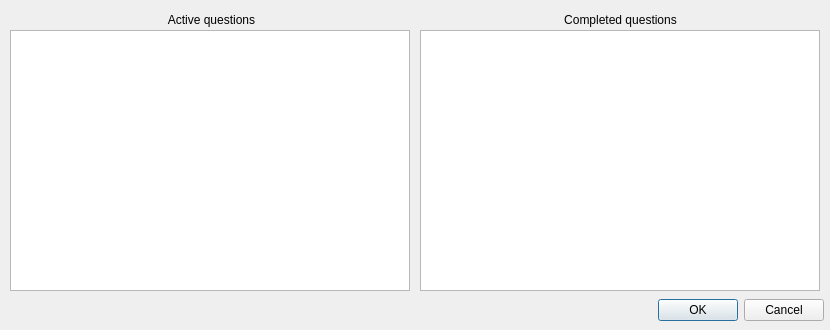
<?xml version="1.0" encoding="UTF-8"?>
<ui version="4.0">
 <class>QuestionDlg</class>
 <widget class="QDialog" name="QuestionDlg">
  <property name="geometry">
   <rect>
    <x>0</x>
    <y>0</y>
    <width>830</width>
    <height>330</height>
   </rect>
  </property>
  <property name="windowTitle">
   <string>Dialog</string>
  </property>
  <widget class="QDialogButtonBox" name="buttonBox">
   <property name="geometry">
    <rect>
     <x>550</x>
     <y>285</y>
     <width>274</width>
     <height>51</height>
    </rect>
   </property>
   <property name="orientation">
    <enum>Qt::Horizontal</enum>
   </property>
   <property name="standardButtons">
    <set>QDialogButtonBox::Cancel|QDialogButtonBox::Ok</set>
   </property>
  </widget>
  <widget class="QLabel" name="label">
   <property name="geometry">
    <rect>
     <x>16</x>
     <y>10</y>
     <width>391</width>
     <height>20</height>
    </rect>
   </property>
   <property name="text">
    <string>Active questions</string>
   </property>
   <property name="alignment">
    <set>Qt::AlignCenter</set>
   </property>
  </widget>
  <widget class="QLabel" name="label_2">
   <property name="geometry">
    <rect>
     <x>420</x>
     <y>10</y>
     <width>401</width>
     <height>20</height>
    </rect>
   </property>
   <property name="text">
    <string>Completed questions</string>
   </property>
   <property name="alignment">
    <set>Qt::AlignCenter</set>
   </property>
  </widget>
  <widget class="QListWidget" name="lwActive">
   <property name="geometry">
    <rect>
     <x>10</x>
     <y>30</y>
     <width>400</width>
     <height>261</height>
    </rect>
   </property>
  </widget>
  <widget class="QListWidget" name="lwCompleted">
   <property name="geometry">
    <rect>
     <x>420</x>
     <y>30</y>
     <width>400</width>
     <height>261</height>
    </rect>
   </property>
  </widget>
 </widget>
 <resources/>
 <connections>
  <connection>
   <sender>buttonBox</sender>
   <signal>accepted()</signal>
   <receiver>QuestionDlg</receiver>
   <slot>accept()</slot>
   <hints>
    <hint type="sourcelabel">
     <x>248</x>
     <y>254</y>
    </hint>
    <hint type="destinationlabel">
     <x>157</x>
     <y>274</y>
    </hint>
   </hints>
  </connection>
  <connection>
   <sender>buttonBox</sender>
   <signal>rejected()</signal>
   <receiver>QuestionDlg</receiver>
   <slot>reject()</slot>
   <hints>
    <hint type="sourcelabel">
     <x>316</x>
     <y>260</y>
    </hint>
    <hint type="destinationlabel">
     <x>286</x>
     <y>274</y>
    </hint>
   </hints>
  </connection>
 </connections>
</ui>
